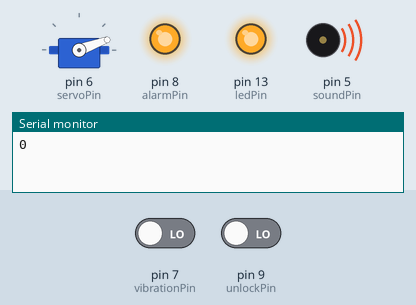
Recording of a sketch running on a simulated Arduino Uno, built with avr-gcc and run on an emulated ATmega328P. Parts: servo, output pins drawn as LEDs (lit = HIGH), buzzer (waves = sounding), the last lines printed to the serial monitor. The test bench sets the inputs (shaded band); at power-on: pin 9 (unlockPin) LOW, pin 7 (vibrationPin) LOW.

Above: at 2.7 s.
2.8 s: pin 9 (unlockPin) driven HIGH
At 4.0 s:
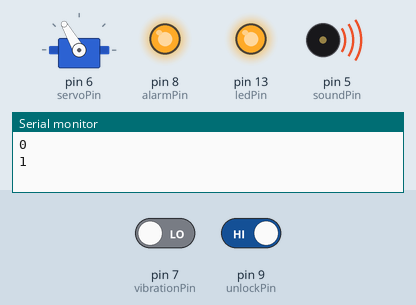
4.3 s: pin 7 (vibrationPin) driven HIGH
At 5.2 s:
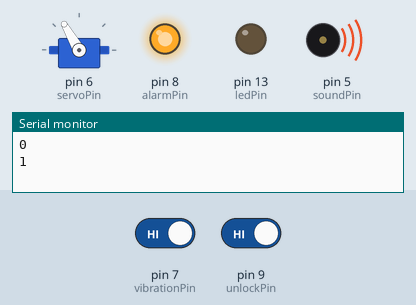
7.3 s: pin 9 (unlockPin) driven LOW
At 8.0 s:
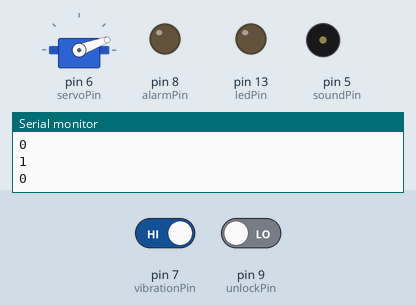
8.8 s: pin 9 (unlockPin) driven HIGH
At 9.8 s:
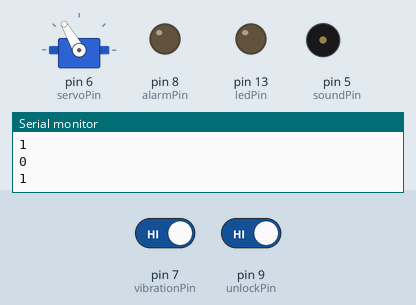
10.3 s: pin 7 (vibrationPin) driven LOW
At 11.0 s:
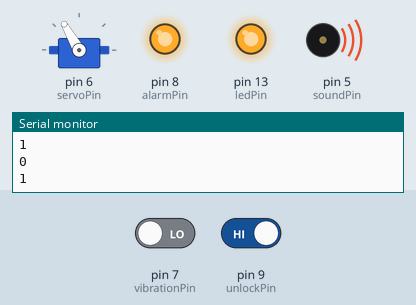
11.8 s: pin 7 (vibrationPin) driven HIGH and pin 9 (unlockPin) driven LOW
At 12.7 s:
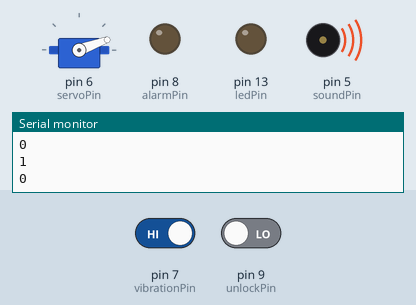
Timing chart, 0 to 15.3 s (numbered marks = the images above; inputs shaded):
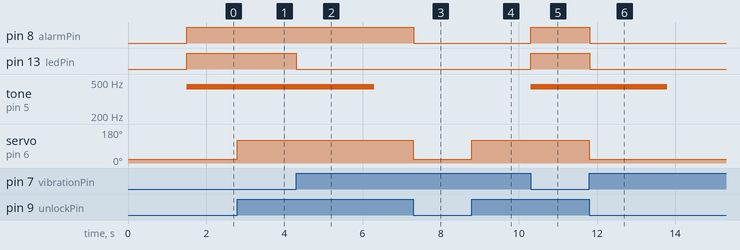

The sketch:

bike_guard_no_raspberry.ino
```cpp
#include <Servo.h>

Servo servo;

const int unlockPin = 9;
const int soundPin = 5;
const int servoPin = 6;
const int vibrationPin = 7;
const int alarmPin = 8;
const int ledPin =  13;

int buttonState = 0;
int isLocked = 0;


int isUnlocked = 0;
int old = 1;

int unlockedAngle = 20;
int lockedAngle = 120;

void setup() {
  pinMode(vibrationPin, INPUT);
  pinMode(unlockPin, INPUT);

  pinMode(alarmPin, OUTPUT);
  pinMode(soundPin, OUTPUT);
  pinMode(ledPin, OUTPUT);

  servo.attach(servoPin);


  Serial.begin(9600);
  servo.write(unlockedAngle);
  delay(1500);
}

void loop() {
  buttonState = digitalRead(vibrationPin);

  if (buttonState == HIGH) {
    digitalWrite(ledPin, LOW);
    //digitalWrite(soundPin, LOW);
  } else {
    digitalWrite(alarmPin, HIGH);
    digitalWrite(ledPin, HIGH);

    tone(soundPin, 440, 2000);
  }

  int isUnlocked = digitalRead(unlockPin);
  // Serial.println(isUnlocked);

  // isUnlocked = buttonState;

  if (isUnlocked == old) {
    return;
  } else {
    old = isUnlocked;
  }

  Serial.println(isUnlocked);

  if (isUnlocked == HIGH) {
     //tone(soundPin, 440, 500);
      servo.write(lockedAngle);
      //delay(2000);

  //   servo.write(unlockedAngle);
  } else {
     //tone(soundPin, 440, 500);
     servo.write(unlockedAngle);
     // delay(2000);

//     servo.write(lockedAngle);
  }

  delay(15);
  digitalWrite(alarmPin, LOW);
}
```

Measured:
- after the input at 2.8 s, servo on pin 6 (servoPin): 20° → 120° at once
- after the input at 4.3 s, pin 13 (ledPin): HIGH → LOW at once; tone on pin 5 (soundPin): 440 Hz → silent after 2.0 s
- after the input at 7.3 s, pin 8 (alarmPin): HIGH → LOW at once; servo on pin 6 (servoPin): 120° → 20° at once
- after the input at 8.8 s, servo on pin 6 (servoPin): 20° → 120° at once
- after the input at 10.3 s, pin 8 (alarmPin), pin 13 (ledPin): LOW → HIGH at once; tone on pin 5 (soundPin): silent → 440 Hz at once
- after the input at 11.8 s, pin 8 (alarmPin), pin 13 (ledPin): HIGH → LOW at once; tone on pin 5 (soundPin): 440 Hz → silent after 2.0 s; servo on pin 6 (servoPin): 120° → 20° at once
